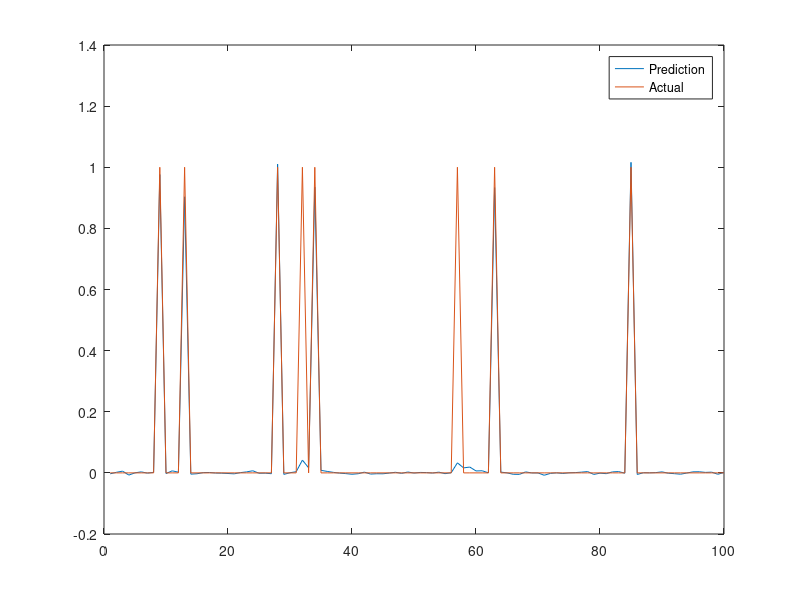

Reproduce this figure in MATLAB.
%% JHBL (Joint Hierarchical Bayesian Learning) Algorithm
% Based on Sequential Image Recovery Using Joint Hierarchical Bayesian
% Learning (Xiao & Glaubitz 2023)
% By: Shamsher Tamang & Saqlain Anjum

%% Equation Parameters
J = 10; % Num. Images
n = 100; % Value of n for nXn Dimension
n_1D = n^2; % Flattened length for 1-D Case
max_iterations = 10^3; % For algorithm stopping condition.
max_difference = 10^(-3); % For algorithm stopping condition.

%% Equation Hyperparameters
eta_alpha = 1;
eta_beta = eta_alpha;
eta_gamma = 2;

theta_alpha = 10^-3;
theta_beta = theta_alpha;
theta_gamma = theta_beta;

%% Defining General Linear Transforms
R = eye(n); % Most general choice for R
K = n; % Number of rows in R

%% Defining the Forward Operator & Data
F = eye(n);  % Forward operators
y = zeros(n,J); % Measured data
x_ground_truth = zeros(n, J); % Ground truth images.
sparsity_level = 8; % number of non-zeros
noise_mean = 0;
noise_sd = 0.1;
noise_dimension = n;

idx_pool = randi([1, n], sparsity_level, 1);    % the indices to be changed to 1
for j = 1:J
    curr_truth_j = zeros(n, 1);
    curr_truth_j(idx_pool) = 1;
    x_ground_truth(:, j) = curr_truth_j;
    noise = noise_mean + noise_sd .* randn(noise_dimension, 1);   % noise of normal distribution with noise_mean and noise_sd
    y(:, j) = F * curr_truth_j + noise;
    idx_pool(end-1:end) = mod(idx_pool(end-1:end), n) + 1;    % update the last two indices to force changes, changes made here
end

% figure;plot(x_ground_truth(:, 1))

%% Initialization (Algorithm Step 1)
x = randn(n, J); % 1 x J matrix, images to reconstruct
alpha = ones(J, 1); % J x 1 matrix, alpha hyperparameters, noise precision
beta = ones(J, K); % J x 1 matrix, beta hyperparameters, 
                  % intra-image regularization weight
gamma = ones(J - 1, n); % J-1 x 1 matrix, gamma hyperparameters, 
                       %  NOTE: gamma is a coupling weight between 
                       %  image x{j} and x{j+1}, so it must be a 
                       %  J-1 x 1 matrix.
max_iter = 10^3; % Maximum number of loop iterations                     
%% Algorithmic Iterations (All Remaining Steps)
M = zeros(J, 1);
for j = 1:J
    M(j) = length(y(:, j));
end

for l = 1:max_iter
    x_old = x;

    % -- alpha update
    for j = 1:J
        alpha(j, :) = (eta_alpha + M(j)/2 - 1) / (theta_alpha + 0.5 * norm(F * x(:, j) - y(:, j))^2);
    end

    % -- beta update
    for j = 1:J
        R_x = R * x(:, j); % k*1
        % beta(j,:) is 1*k for all k
        beta(j, :) = (eta_beta - 0.5) ./ (theta_beta + 0.5 * (R_x(:)).^2);
    end

    % -- gamma update
    for j = 2:J
        % x(j, :) --> 1*n, gamma(j, :) --> 1*n
        gamma(j-1, :) = (eta_gamma - 0.5) ./ (theta_gamma + 0.5 * (x(:, j-1) - x(:, j)).^2);
    end

    % -- x update
    % computing change masks
    
    for j = 1:J
        %computing G for each image
        % computing change mask for G and b
        if j == 1
            change_mask_for_G = diag(gamma(j, :));
            change_mask_term_for_b = diag(gamma(j, :)) * x(:, j+1);
        elseif j == J
            change_mask_for_G = diag(gamma(j-1, :));
            change_mask_term_for_b = diag(gamma(j-1, :)) * x(:, j-1);
        else
            change_mask_for_G = diag(gamma(j-1, :)) + diag(gamma(j, :));
            change_mask_term_for_b = diag(gamma(j-1, :)) * x(:, j-1) + diag(gamma(j, :)) * x(:, j+1);
        end
        
        % computing B_j
        B_j = diag(beta(j, :));

        G_j = alpha(j, :)*(F')*F+ (R')*B_j*R + change_mask_for_G;
        b_j = alpha(j, :)*(F')*y(:, j) + change_mask_term_for_b;
                
        % solving x from the linear system in equation 34
        %for solving we use gradient desncet iterating 5 times, citation 24

        % solution of x using citation 24
        r = b_j - G_j * x(:, j);
        for i = 1:5
            G_r = G_j * r;
            step_size = (r')*r/(r'*G_r);
            x(:, j) = x(:, j) + step_size * r;
            r = r - step_size * G_r;
        end
        % solution of x ended

    end

    % terminate loop if absolute and relative change condition is met
    % we compute the average absolute and relative change between two subsequent image
    % sequences
    absolute_change_matrix(:, :) = x(:,:) - x_old(:, :);
    absolute_change_norm_sum = 0;
    relative_change_norm_sum = 0;
    for j = 1:J
        abs_change_norm = norm(absolute_change_matrix(:, j), 2);
        absolute_change_norm_sum = absolute_change_norm_sum + abs_change_norm;
        relative_change_norm_sum = (absolute_change_norm_sum + abs_change_norm)/norm(x(:, j), 2);
    end
    average_absolute_change = absolute_change_norm_sum/(J-1);
    average_relative_change = relative_change_norm_sum/(J-1);

    if average_absolute_change < 10^(-3) && average_relative_change < 10^(-3)
        break
    end
end

figure;plot(x(:, 1)); hold on;
plot(x_ground_truth(:, 1)); 
hold off;
legend('Prediction','Actual');


% I think this is delulu
% figure;
% for j = 1:J
%     plot(x(:, j)); hold on;
%     when the next one comes slowly fade away
% end
% hold off;